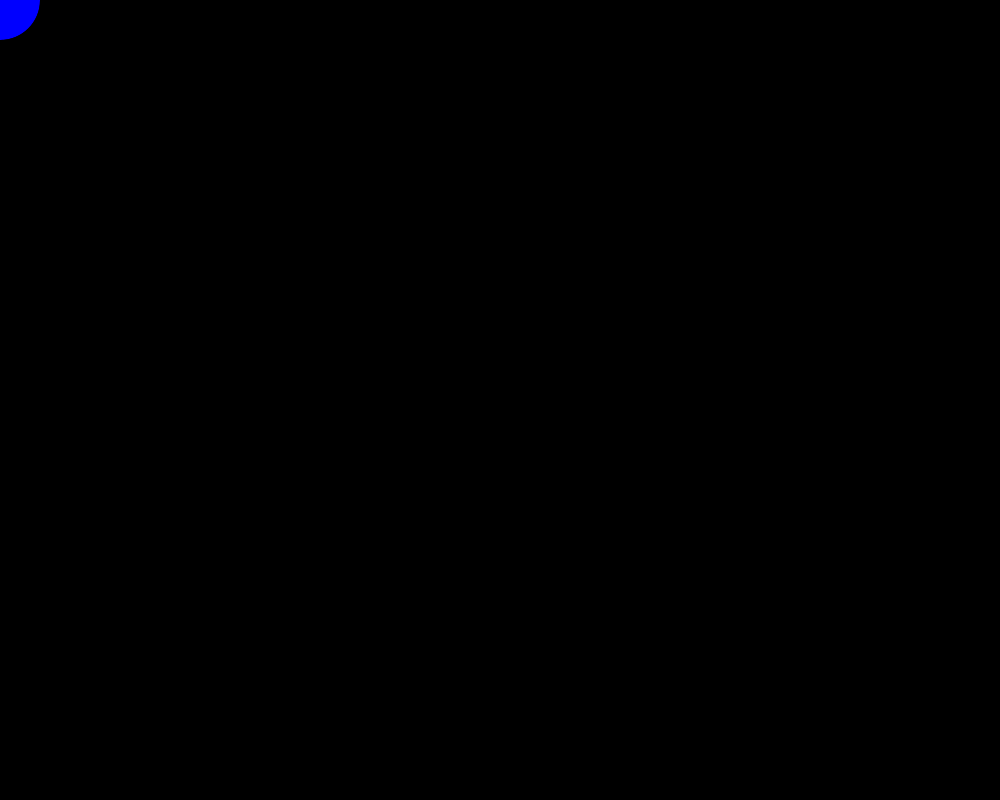
Frame 1 (no input)
Frame 60 (the mouse pressed at the canvas centre just before this capture): identical to frame 1, image omitted
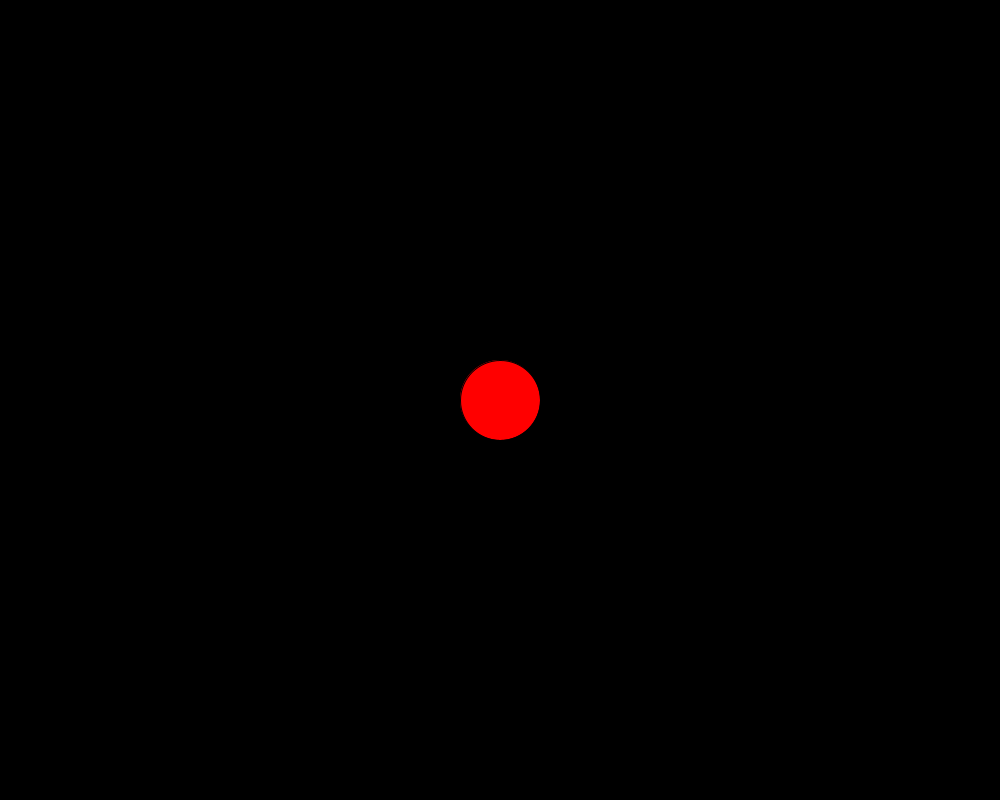
Frame 120 (the mouse held since frame 60 and released just before this capture)

The Processing sketch that drew these frames (run headless with seeded random() and noise(); from frame 60 on, the mouse is pressed at the canvas centre):

// Processing sketch: Mouse_Shape
// ── Mouse_Shape.pde
/*
  Mouse Shape
  Written by Scott Kildall
  September 2017
  
  Draws a shape and follow the mouse around
  
  Lesson:
  how to run a sketch
  setup() and draw()
  syntax — curly braces, semi-colons and void
  background to setup
  background w/RGB and 0-255
  change fill colors
  ellipse size
  try other shapes - look up ellipse, go to language, try rect(), line(), triangle()
*/


void setup() {
  size(1000, 800);
  rectMode(CENTER);
}

void draw() { 
  background(0);
  
   if (mousePressed)
     fill(255,0,0);
   else
     fill(0,0,255);
    
  ellipse(mouseX, mouseY, 80, 80);  
}
